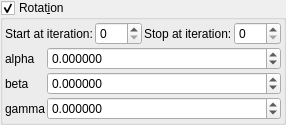
    <widget class="MyGroupBox" name="groupCheck_transf_function_enabledR_false">
     <property name="toolTip">
      <string/>
     </property>
     <property name="title">
      <string>Rotat&amp;ion</string>
     </property>
     <property name="checkable">
      <bool>true</bool>
     </property>
     <layout class="QVBoxLayout" name="verticalLayout_31" stretch="0,0">
      <property name="spacing">
       <number>2</number>
      </property>
      <property name="leftMargin">
       <number>2</number>
      </property>
      <property name="topMargin">
       <number>2</number>
      </property>
      <property name="rightMargin">
       <number>2</number>
      </property>
      <property name="bottomMargin">
       <number>2</number>
      </property>
      <item>
       <layout class="QGridLayout" name="gridLayout_66">
        <property name="spacing">
         <number>2</number>
        </property>
        <item row="0" column="1">
         <widget class="MySpinBox" name="spinboxInt_transf_start_iterations_R">
          <property name="sizePolicy">
           <sizepolicy hsizetype="Minimum" vsizetype="Maximum">
            <horstretch>0</horstretch>
            <verstretch>0</verstretch>
           </sizepolicy>
          </property>
          <property name="maximum">
           <number>999</number>
          </property>
         </widget>
        </item>
        <item row="0" column="0">
         <widget class="QLabel" name="label_249">
          <property name="text">
           <string>Start at iteration:</string>
          </property>
         </widget>
        </item>
        <item row="0" column="3">
         <widget class="MySpinBox" name="spinboxInt_transf_stop_iterations_R">
          <property name="sizePolicy">
           <sizepolicy hsizetype="Minimum" vsizetype="Maximum">
            <horstretch>0</horstretch>
            <verstretch>0</verstretch>
           </sizepolicy>
          </property>
          <property name="maximum">
           <number>999</number>
          </property>
         </widget>
        </item>
        <item row="0" column="2">
         <widget class="QLabel" name="label_248">
          <property name="text">
           <string>Stop at iteration:</string>
          </property>
         </widget>
        </item>
       </layout>
      </item>
      <item>
       <layout class="QGridLayout" name="gridLayout_10" columnstretch="0,1">
        <property name="spacing">
         <number>2</number>
        </property>
        <item row="0" column="0">
         <widget class="QLabel" name="label_40">
          <property name="text">
           <string notr="true">alpha</string>
          </property>
         </widget>
        </item>
        <item row="2" column="0">
         <widget class="QLabel" name="label_38">
          <property name="text">
           <string notr="true">gamma</string>
          </property>
         </widget>
        </item>
        <item row="1" column="0">
         <widget class="QLabel" name="label_39">
          <property name="text">
           <string notr="true">beta</string>
          </property>
         </widget>
        </item>
        <item row="1" column="1">
         <widget class="MyDoubleSpinBox" name="spinboxd3_transf_rotation_y">
          <property name="sizePolicy">
           <sizepolicy hsizetype="Minimum" vsizetype="Maximum">
            <horstretch>0</horstretch>
            <verstretch>0</verstretch>
           </sizepolicy>
          </property>
          <property name="prefix">
           <string/>
          </property>
          <property name="suffix">
           <string/>
          </property>
          <property name="decimals">
           <number>6</number>
          </property>
          <property name="minimum">
           <double>-36000.000000000000000</double>
          </property>
          <property name="maximum">
           <double>36000.000000000000000</double>
          </property>
          <property name="singleStep">
           <double>1.000000000000000</double>
          </property>
         </widget>
        </item>
        <item row="2" column="1">
         <widget class="MyDoubleSpinBox" name="spinboxd3_transf_rotation_z">
          <property name="sizePolicy">
           <sizepolicy hsizetype="Minimum" vsizetype="Maximum">
            <horstretch>0</horstretch>
            <verstretch>0</verstretch>
           </sizepolicy>
          </property>
          <property name="prefix">
           <string/>
          </property>
          <property name="suffix">
           <string/>
          </property>
          <property name="decimals">
           <number>6</number>
          </property>
          <property name="minimum">
           <double>-36000.000000000000000</double>
          </property>
          <property name="maximum">
           <double>36000.000000000000000</double>
          </property>
          <property name="singleStep">
           <double>1.000000000000000</double>
          </property>
         </widget>
        </item>
        <item row="0" column="1">
         <widget class="MyDoubleSpinBox" name="spinboxd3_transf_rotation_x">
          <property name="sizePolicy">
           <sizepolicy hsizetype="Minimum" vsizetype="Maximum">
            <horstretch>0</horstretch>
            <verstretch>0</verstretch>
           </sizepolicy>
          </property>
          <property name="prefix">
           <string/>
          </property>
          <property name="suffix">
           <string/>
          </property>
          <property name="decimals">
           <number>6</number>
          </property>
          <property name="minimum">
           <double>-36000.000000000000000</double>
          </property>
          <property name="maximum">
           <double>36000.000000000000000</double>
          </property>
          <property name="singleStep">
           <double>1.000000000000000</double>
          </property>
         </widget>
        </item>
       </layout>
      </item>
     </layout>
    </widget>
